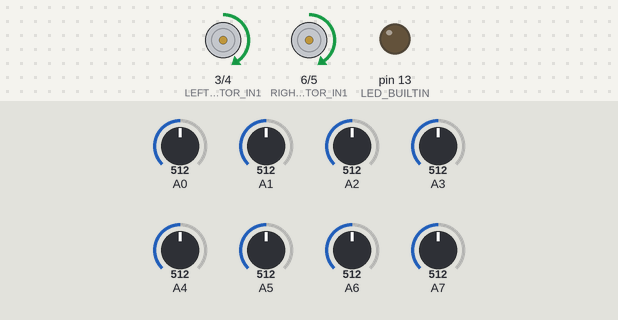
Recording of a sketch running on a simulated Arduino Mega 2560, built with avr-gcc and run on an emulated ATmega2560. Parts: motor-driver pin pairs drawn as motors (green arrow = first pin HIGH = forward, orange = second pin HIGH = backward, longer = more drive, scaled by the enable pin), output pins drawn as LEDs (lit = HIGH). The test bench sets the inputs (shaded band); at power-on: A2 = 512, A6 = 512, A3 = 512, A1 = 512, A0 = 512, A5 = 512, A4 = 512, A7 = 512.

Above: at 6.7 s.
6.8 s: A2 set to 710
At 8.4 s:
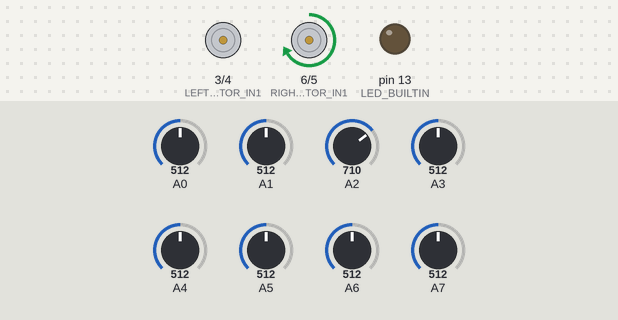
8.7 s: A6 set to 710
At 8.85 s:
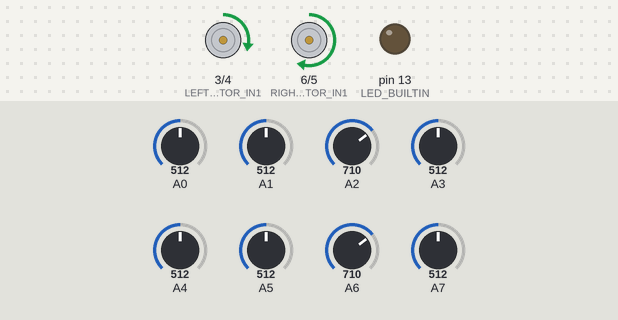
11.7 s: A3 set to 710
At 13.86 s:
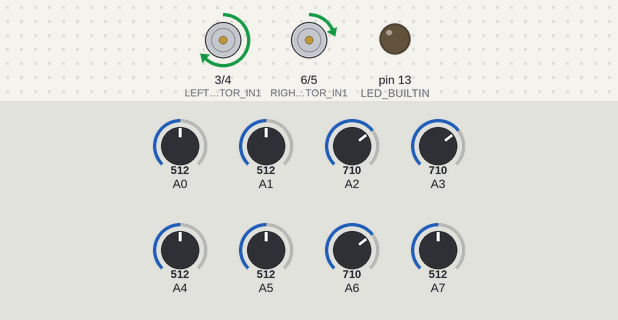
14.7 s: A1 set to 710
17.7 s: A0 set to 306
20.7 s: A5 set to 190
Timing chart, 0 to 24.7 s (numbered marks = the images above; inputs shaded):
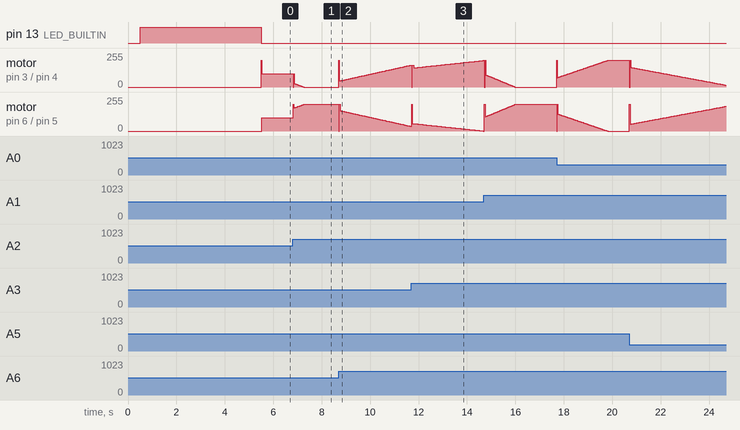

The sketch:

araba.ino
```cpp
#include <QTRSensors.h>
#include <Arduino.h>
#include <PID_v1.h>
#include <HCSR04.h>


#define Kp 1
#define Ki 1
#define Kd 2

#define RIGHT_MOTOR_IN1 6
#define RIGHT_MOTOR_IN2 5
#define RIGHT_MOTOR_ENA 7

#define LEFT_MOTOR_IN1 3
#define LEFT_MOTOR_IN2 4
#define LEFT_MOTOR_ENB 2

//#define THRESHOLD 1000

#define left_trig_pin 31
#define left_echo_pin 33
#define mid_trig_pin 35
#define mid_echo_pin 37
#define right_trig_pin 39
#define right_echo_pin 41

int(yesiloku) = 0;
QTRSensors qtr;
bool line = true; // true = white, false = black
const uint8_t sensor_count = 8;
unsigned int sensor_values[sensor_count];
int last_error = 0;

double set_point = 3500, input, output;
PID myPID(&input, &output, &set_point, Kp, Ki, Kd, DIRECT);

UltraSonicDistanceSensor left_distance_sensor(left_trig_pin, left_echo_pin, 400);  // Initialize sensor that uses digital pins 13 and 12.
UltraSonicDistanceSensor mid_distance_sensor(mid_trig_pin, mid_echo_pin, 400);  // Initialize sensor that uses digital pins 13 and 12.
UltraSonicDistanceSensor right_distance_sensor(right_trig_pin, right_echo_pin, 400);  // Initialize sensor that uses digital pins 13 and 12.


void motor_right(int duty){
    if(duty>=0){
        digitalWrite(RIGHT_MOTOR_IN1, HIGH);
        digitalWrite(RIGHT_MOTOR_IN2, LOW);
    }else{
        digitalWrite(RIGHT_MOTOR_IN1, LOW);
        digitalWrite(RIGHT_MOTOR_IN2, HIGH);
    }
    analogWrite(RIGHT_MOTOR_ENA, duty);
}

void motor_left(int duty){
    if(duty>=0){
        digitalWrite(LEFT_MOTOR_IN1, HIGH);
        digitalWrite(LEFT_MOTOR_IN2, LOW);
    }
    else{
        digitalWrite(LEFT_MOTOR_IN1, LOW);
        digitalWrite(LEFT_MOTOR_IN2, HIGH);
    }
    analogWrite(LEFT_MOTOR_ENB, duty);
}

void motor_stop(){
    digitalWrite(RIGHT_MOTOR_IN1, LOW);
    digitalWrite(RIGHT_MOTOR_IN2, LOW);
    digitalWrite(LEFT_MOTOR_IN2, LOW);
    digitalWrite(LEFT_MOTOR_IN1, LOW);
}


void surface(){
    if(sensor_values[0] >= 700 && sensor_values[1] >= 700 && sensor_values[6] >= 700 && sensor_values[7] >= 700){
        line = true;
    }
    if(sensor_values[0] <= 50 && sensor_values[1] <= 50 && sensor_values[6] <= 50 && sensor_values[7] <= 50){
        line = false;
    }
}

void setup()
{
    Serial.begin(9600);
    pinMode(RIGHT_MOTOR_IN1, OUTPUT);
    pinMode(RIGHT_MOTOR_IN2, OUTPUT);
    pinMode(RIGHT_MOTOR_ENA, OUTPUT);
    pinMode(LEFT_MOTOR_IN1, OUTPUT);
    pinMode(LEFT_MOTOR_IN2, OUTPUT);
    pinMode(LEFT_MOTOR_ENB, OUTPUT);

    myPID.SetSampleTime(25);

    qtr.setTypeAnalog();
    qtr.setSensorPins((const uint8_t[]){A0, A1, A2, A3, A4, A5, A6, A7}, sensor_count);
    delay(500);
    pinMode(LED_BUILTIN, OUTPUT);
    digitalWrite(LED_BUILTIN, HIGH);

    for(uint8_t i = 0; i< 200; i++){
        qtr.calibrate();
    }
    digitalWrite(LED_BUILTIN, LOW);
    myPID.SetOutputLimits(-100, 100);
    myPID.SetMode(AUTOMATIC);


}
// void turn_right(){

//     motor_right(100 + output);
//     //motor_left(-65 - output);

// }
void main_code(){
    surface();
    unsigned int position;
    if (line) {
        position = qtr.readLineWhite(sensor_values);
    } else {
        position = qtr.readLineBlack(sensor_values);
    }
    //unsigned int position = qtr.readLineBlack(sensor_values);
    //Serial.println("Position: " + String(position));
    //Serial.println("Output: " + String(output));
    // if(sensor_values[0] > 700 && sensor_values[1] > 700 && sensor_values[2] > 700 && sensor_values[3] > 700 && sensor_values[6] < 300 && sensor_values[7]<300){
    //     motor_stop();
    //     delay(100);
    //     turn_right();
    //     delay(300);
    // }

    input = position;
    //Serial.println("Position: " + String(position));
    myPID.Compute();
    motor_left(100 - output);
    motor_right(100 + output);

}


void loop()
{
    // float left  = left_distance_sensor.measureDistanceCm();
    // float mid = mid_distance_sensor.measureDistanceCm();
    // float right = right_distance_sensor.measureDistanceCm();
    // if(left == -1 || mid == -1 || right == -1){
    //     return;
    // }
    // if((left >= 20 && left > 0) || (right>=20 && right > 0)){

    //     if(left>right)
    //     motor_left(-100 - output);
    //     motor_right(100 + output);
    //     while (left==right)
    //     {

    //         motor_left(80 - output);
    //         motor_right(80 + output);
    //         /* code */
    //         if((left==-1) || (right==-1))
    //         break;
    //     }


    // }


    // else if((mid <= 10 && mid > 0)){

    //     motor_left(-70 - output);
    //     motor_right(70 + output);
    //     yesiloku=+1;


    // }

    main_code();


}
```
